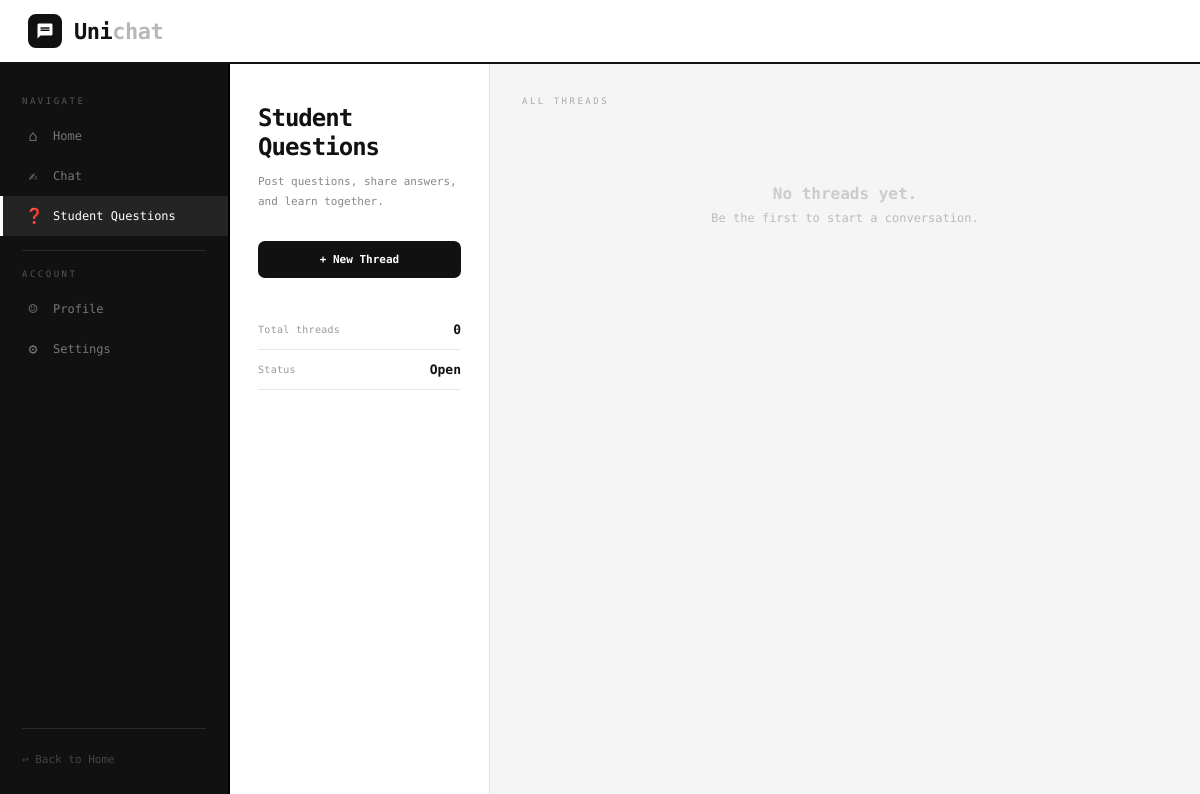
Page /studentquestions/ (signed in) on the earlier database version.
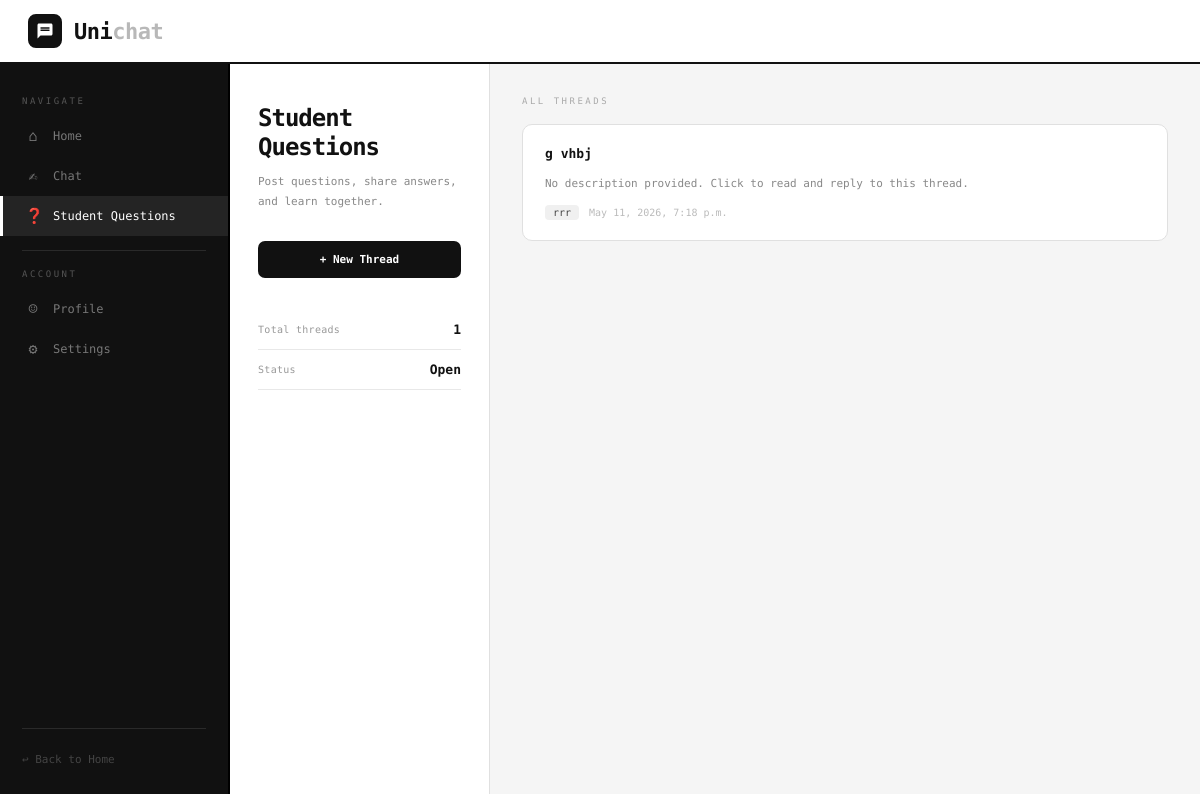
Same page on the later database version.
### unichat/models.py (models this page shows, shortened)
class Thread(models.Model):
	title = models.CharField(max_length=200)
	created_by = models.ForeignKey(User,on_delete=models.CASCADE)
	created_at = models.DateTimeField(auto_now_add=True)

### unichat/views.py (the view)
# urls.py: path('studentquestions/', views.thrd_list, name ='studentquestions' ),
@login_required
def thrd_list(request):
    threads = Thread.objects.order_by('-created_at')
    return render(request, 'studquest.html', {'threads': threads})

### unichat/templates/studquest.html (shortened to what this page needs)
{% load static %}
<!DOCTYPE html>
<html lang="en">
<head>
    <link rel="stylesheet" href="{% static 'Studqueststyles.css' %}">
</head>
<body>
    <nav class="topbar">
        <a href="/" class="logo-wrap">
            <div class="logo-mark">
                <svg viewBox="0 0 24 24" xmlns="http://www.w3.org/2000/svg">
                    <path d="M20 2H4C2.9 2 2 2.9 2 4v18l4-4h14c1.1 0 2-.9 2-2V4c0-1.1-.9-2-2-2zm-2 10H6V10h12v2zm0-3H6V7h12v2z"/>
                </svg>
            </div>
            <span class="logo-name">Uni<span>chat</span></span>
        </a>
    </nav>
    <div class="layout">
        <nav class="sidenav">
            <span class="sidenav-section-label">Navigate</span>
            <a href="/">
                <span class="sidenav-icon">&#8962;</span>
                Home
            </a>
            <a href="/chat">
                <span class="sidenav-icon">&#9997;</span>
                Chat
            </a>
            <a href="/studentquestions" class="active">
                <span class="sidenav-icon">&#10067;</span>
                Student Questions
            </a>
            <div class="sidenav-divider"></div>
            <span class="sidenav-section-label">Account</span>
            <a href="{% url 'profile' %}">
                <span class="sidenav-icon">&#9786;</span>
                Profile
            </a>
            <a href="/settings">
                <span class="sidenav-icon">&#9881;</span>
                Settings
            </a>
            <div class="sidenav-footer">
                <div class="sidenav-divider"></div>
                <a href="/">&#8617; Back to Home</a>
            </div>
        </nav>
        <div class="main">
            <div class="info-panel">
                <h1>Student Questions</h1>
                <p class="subtitle">
                    Post questions, share answers,<br>and learn together.
                </p>
                <button class="btn-new">
                    <a href="{% url 'threadcreate' %}">+ New Thread</a>
                </button>
                <div class="info-stats">
                    <div class="stat-row">
                        <span class="stat-label">Total threads</span>
                        <span class="stat-value">{{ threads|length }}</span>
                    </div>
                    <div class="stat-row">
                        <span class="stat-label">Status</span>
                        <span class="stat-value">Open</span>
                    </div>
                </div>
            </div>
            <div class="threads-panel">
                <div class="threads-header">
                    <span class="section-label">All Threads</span>
                </div>
                <div class="thread-list">
                    {% for thread in threads %}
                    <div class="thread-card"
                         data-url="{% url 'threaddetail' thread.pk %}"
                         onclick="window.location=this.dataset.url">
                        <div class="thread-card-top">
                            <a class="thread-title" href="{% url 'threaddetail' thread.pk %}">
                                {{ thread.title }}
                            </a>
                        </div>
                        <p class="thread-desc">
                            {{ thread.description|default:"No description provided. Click to read and reply to this thread." }}
                        </p>
                        <div class="thread-meta">
                            <span class="thread-author">{{ thread.created_by }}</span>
                            <span class="thread-date">{{ thread.created_at }}</span>
                        </div>
                    </div>
                    {% empty %}
                    <div class="empty-state">
                        <strong>No threads yet.</strong>
                        Be the first to start a conversation.
                    </div>
                    {% endfor %}
                </div>
            </div>
        </div>
    </div>
</body>
</html>

Differences in the rows shown:
added Thread: title "g vhbj", description "No description provided. Click to read and reply to this thread.", created_by "rrr", created_at "May 11, 2026, 7:18 p.m."
Other differences:
{{ threads|length }}: "0" → "1"
text no longer shown: "No threads yet. Be the first to start a conversation."
